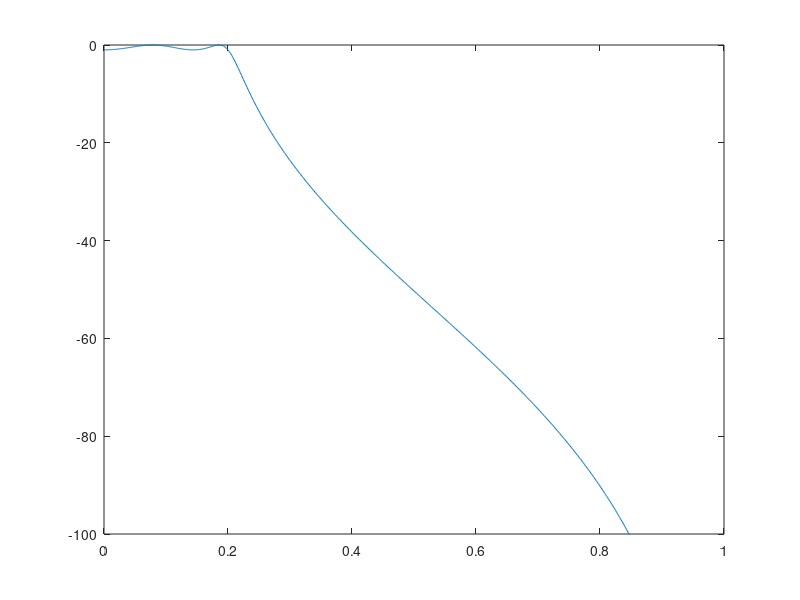
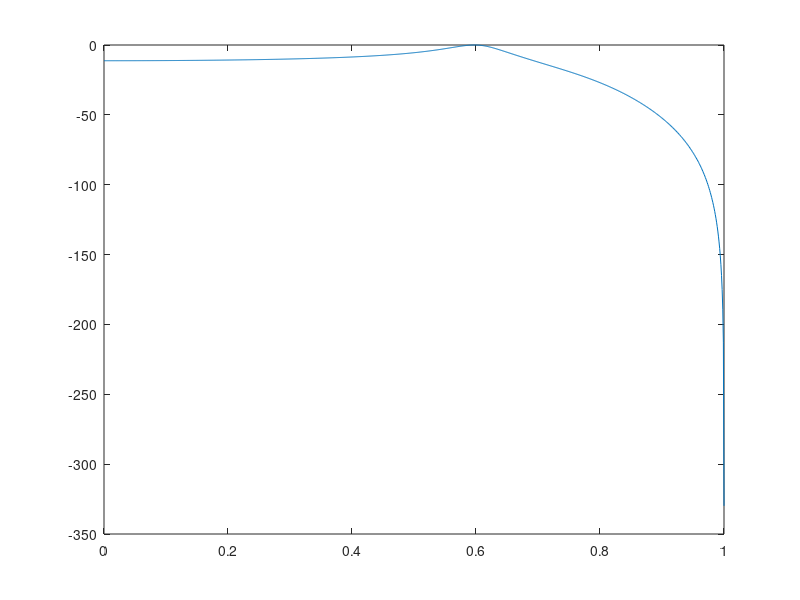

The MATLAB source for these figures, in order:
clear all
close all
clc

a=[1 1];
b1=conv(a,a);
b2=conv(a,a);
numlp=0.001836*conv(b1,b2);
denlp=conv([1 -1.4996 .8482],[1 -1.5548 .6493]);
w=0:pi/1000:pi;
H=freqz(numlp,denlp,w);
hmag=20*log10(abs(H)/max(abs(H)));
figure(1)
plot(w/pi,hmag)
axis([0 1 -100 0]);

numhp=.02426*conv(b1,b2);
denhp=conv([1 .5661 .7657],[1 1.0416 .4019]);
H2=freqz(numhp,denhp,w);
hmag2=20*log10(abs(H2)/max(abs(H2)));

figure(2)
plot(w/pi,hmag2)